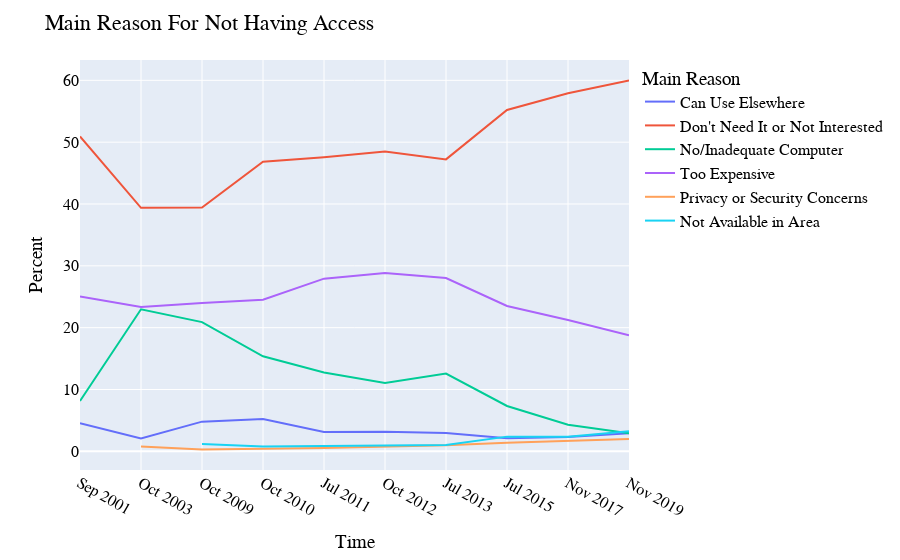

Source (notebook cell):
### Code cell
import plotly.express as px
fig = px.line(not_internet_reason, x='dataset', y='usProp', color='description')
fig.update_layout(
    title="Main Reason For Not Having Access",
    xaxis_title="Time",
    yaxis_title="Percent",
    legend_title="Main Reason",
    font=dict(
        family="Courier New, monospace",
        size=16,
        color="Black"
    )
)
fig.show()

### Figure 1 — Plotly figure (JSON) as saved in the notebook; plotly's stock layout.template omitted (floating-point values rounded to 4 significant figures)
{"data": [{"hovertemplate": "description=Can Use Elsewhere<br>dataset=%{x}<br>usProp=%{y}<extra></extra>", "legendgroup": "Can Use Elsewhere", "line": {"color": "#636efa", "dash": "solid"}, "marker": {"symbol": "circle"}, "mode": "lines", "name": "Can Use Elsewhere", "orientation": "v", "showlegend": true, "x": ["Sep 2001", "Oct 2003", "Oct 2009", "Oct 2010", "Jul 2011", "Oct 2012", "Jul 2013", "Jul 2015", "Nov 2017", "Nov 2019"], "xaxis": "x", "y": [4.557, 2.07, 4.8, 5.247, 3.143, 3.158, 2.95, 2.099, 2.338, 2.936], "yaxis": "y", "type": "scatter"}, {"hovertemplate": "description=Don't Need It or Not Interested<br>dataset=%{x}<br>usProp=%{y}<extra></extra>", "legendgroup": "Don't Need It or Not Interested", "line": {"color": "#EF553B", "dash": "solid"}, "marker": {"symbol": "circle"}, "mode": "lines", "name": "Don't Need It or Not Interested", "orientation": "v", "showlegend": true, "x": ["Sep 2001", "Oct 2003", "Oct 2009", "Oct 2010", "Jul 2011", "Oct 2012", "Jul 2013", "Jul 2015", "Nov 2017", "Nov 2019"], "xaxis": "x", "y": [50.92, 39.38, 39.43, 46.84, 47.56, 48.48, 47.22, 55.21, 57.91, 59.97], "yaxis": "y", "type": "scatter"}, {"hovertemplate": "description=No/Inadequate Computer<br>dataset=%{x}<br>usProp=%{y}<extra></extra>", "legendgroup": "No/Inadequate Computer", "line": {"color": "#00cc96", "dash": "solid"}, "marker": {"symbol": "circle"}, "mode": "lines", "name": "No/Inadequate Computer", "orientation": "v", "showlegend": true, "x": ["Sep 2001", "Oct 2003", "Oct 2009", "Oct 2010", "Jul 2011", "Oct 2012", "Jul 2013", "Jul 2015", "Nov 2017", "Nov 2019"], "xaxis": "x", "y": [8.142, 22.98, 20.9, 15.37, 12.76, 11.04, 12.58, 7.338, 4.314, 2.913], "yaxis": "y", "type": "scatter"}, {"hovertemplate": "description=Too Expensive<br>dataset=%{x}<br>usProp=%{y}<extra></extra>", "legendgroup": "Too Expensive", "line": {"color": "#ab63fa", "dash": "solid"}, "marker": {"symbol": "circle"}, "mode": "lines", "name": "Too Expensive", "orientation": "v", "showlegend": true, "x": ["Sep 2001", "Oct 2003", "Oct 2009", "Oct 2010", "Jul 2011", "Oct 2012", "Jul 2013", "Jul 2015", "Nov 2017", "Nov 2019"], "xaxis": "x", "y": [25.04, 23.34, 24.0, 24.51, 27.92, 28.85, 28.02, 23.51, 21.23, 18.76], "yaxis": "y", "type": "scatter"}, {"hovertemplate": "description=Privacy or Security Concerns<br>dataset=%{x}<br>usProp=%{y}<extra></extra>", "legendgroup": "Privacy or Security Concerns", "line": {"color": "#FFA15A", "dash": "solid"}, "marker": {"symbol": "circle"}, "mode": "lines", "name": "Privacy or Security Concerns", "orientation": "v", "showlegend": true, "x": ["Oct 2003", "Oct 2009", "Jul 2011", "Oct 2012", "Jul 2013", "Jul 2015", "Nov 2017", "Nov 2019"], "xaxis": "x", "y": [0.7848, 0.2974, 0.5505, 0.789, 0.9662, 1.397, 1.672, 2.002], "yaxis": "y", "type": "scatter"}, {"hovertemplate": "description=Not Available in Area<br>dataset=%{x}<br>usProp=%{y}<extra></extra>", "legendgroup": "Not Available in Area", "line": {"color": "#19d3f3", "dash": "solid"}, "marker": {"symbol": "circle"}, "mode": "lines", "name": "Not Available in Area", "orientation": "v", "showlegend": true, "x": ["Oct 2009", "Oct 2010", "Jul 2011", "Oct 2012", "Jul 2013", "Jul 2015", "Nov 2017", "Nov 2019"], "xaxis": "x", "y": [1.174, 0.8027, 0.8704, 0.9382, 1.039, 2.379, 2.351, 3.244], "yaxis": "y", "type": "scatter"}], "layout": {"xaxis": {"anchor": "y", "domain": [0.0, 1.0], "title": {"text": "Time"}}, "yaxis": {"anchor": "x", "domain": [0.0, 1.0], "title": {"text": "Percent"}}, "legend": {"title": {"text": "Main Reason"}, "tracegroupgap": 0}, "margin": {"t": 60}, "font": {"family": "Courier New, monospace", "size": 16, "color": "Black"}, "title": {"text": "Main Reason For Not Having Access"}}}
